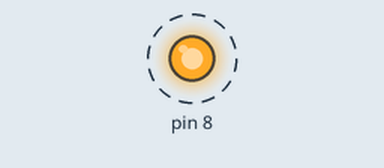
Bench run of a sketch on a simulated Arduino Uno, built with avr-gcc and run on an emulated ATmega328P. Shown: output pins drawn as LEDs (lit = HIGH). Dashed ring = blinking.

Above: at 0.5 s.
Timing chart, 0 to 4.6 s (numbered marks = the images above):
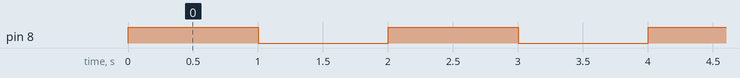

The sketch:

relay_01.ino
```cpp
void setup() {
  // put your setup code here, to run once:
  pinMode(8,OUTPUT);
  pinMode(2,INPUT); // 포터센서 output
}

void loop() {

  digitalWrite(8,HIGH);
  delay(1000);

  digitalWrite(8,LOW);
  delay(1000);

  /*
  if(digitalRead(2) == HIGH) {
    // if조건이 참인경우
    digitalWrite(12,HIGH);
  } else {
    // if조건이 거짓인 경우
    digitalWrite(12,LOW);
  }
  */

}
```

Measured:
- by itself, pin 8: alternates HIGH for 1.0 s and LOW for 1.0 s
